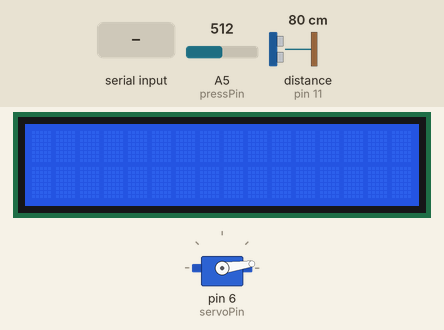
This sketch was run on a simulated Arduino Uno, built with avr-gcc and run on an emulated ATmega328P. On the bench: servo, 16×2 character LCD. Wiring (inferred from the names in the program): ultrasonic range finder: trigger pin 10; echo pin 11. The inputs (shaded band) are chosen by the test bench; at power-on: distance to the obstacle (sensor on pin 11) 80 cm, A5 (pressPin) = 512. The echo pulse lasts 58.3 µs per cm; what the sketch prints to the serial monitor is not drawn.

Above: at 1.2 s.
1.3 s: distance to the obstacle (sensor on pin 11) set to 12 cm
2.8 s: distance to the obstacle (sensor on pin 11) set to 9 cm
At 4.4 s:
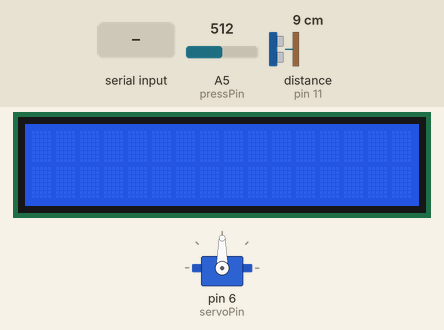
4.7 s: "1\n" received over Serial
At 5.4 s:
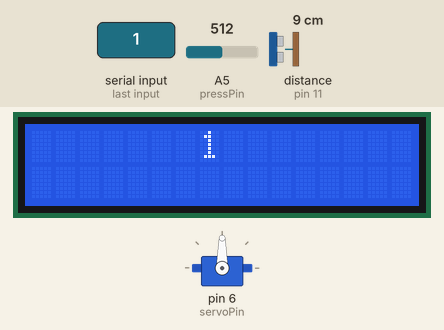
6.2 s: "0\n" received over Serial
At 6.6 s:
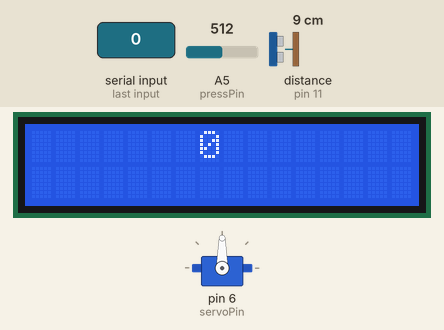
7.7 s: distance to the obstacle (sensor on pin 11) set to 250 cm
At 8.9 s:
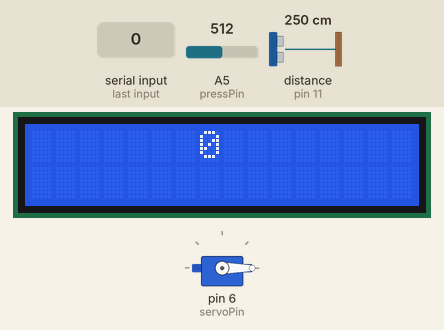
Timing chart, 0 to 10.7 s (numbered marks = the images above; inputs shaded):
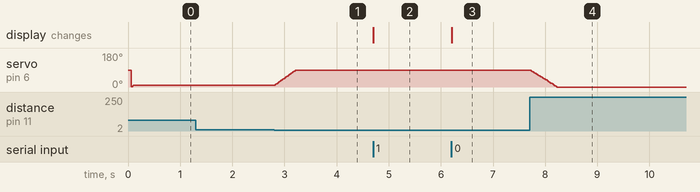

Measured:
- the behaviour switches between 11 and 10 cm on distance to the obstacle (sensor on pin 11) (found by bisection; images 0 and 1)
- after the input at 1.3 s, every drawn part: stays the same
- after the input at 2.8 s, servo on pin 6 (servoPin): moves from 8° to 90° over 0.41 s, starting at once
- after the input at 4.7 s, the display: changes at once (image 2)
- after the input at 6.2 s, the display: changes at once (image 3)
- after the input at 7.7 s, servo on pin 6 (servoPin): moves from 90° to 0° over 0.51 s, starting at once

The sketch:

testArduinoCode.ino
```cpp
#include <Servo.h>
#include <LiquidCrystal.h>

Servo myservo;
const int servoPin = 6;
int pos = 0;

const int trigPin = 10;
const int echoPin = 11;

const int pressPin = A5;

unsigned long sensorTime = 0;
unsigned long servoTime = 0;
bool increasing = true;

float duration, distance;
int pressure;

const int rs = 9, en = 8, d4 = 5, d5 = 4, d6 = 3, d7 = 2;
LiquidCrystal lcd(rs, en, d4, d5, d6, d7);
String name = "", previousName = "";
int offset;

void setup() {
  Serial.begin(9600);

  pinMode(trigPin, OUTPUT);
  pinMode(echoPin, INPUT);
  pinMode(pressPin, INPUT);
  myservo.attach(servoPin);

  if (Serial.available() <= 0){
    // send a starting message
    Serial.println("0,0");
  }
  lcd.begin(16, 2);
}

void loop() {
  unsigned long time = millis();

  int interval1 = 100;
  if (time - sensorTime >= interval1) {
    // save the last time you blinked the LED
    sensorTime = time;
    digitalWrite(trigPin, LOW);
    delayMicroseconds(2);
    digitalWrite(trigPin, HIGH);
    delayMicroseconds(10);
    digitalWrite(trigPin, LOW);

    duration = pulseIn(echoPin, HIGH);
    distance = (duration*.0343)/2;
    pressure = analogRead(pressPin);
    // Serial.print("Distance: ");
    Serial.print(distance);
    // Serial.print("  Pressure: ");
    Serial.print(',');
    Serial.println(pressure);
  }

  int servInt = 5;

  // check if it's time to update the servo position

  if (time - servoTime >= servInt) {
    servoTime = time; // update the last move time

    if (distance <= 10 && increasing) {
      pos++; // increment position
      if (pos >= 90) {
        increasing = false; // change direction
      }
    } else if (distance > 10 && !increasing){
      pos--; // decrement position
      if (pos <= 0) {
        increasing = true; // change direction
      }
    }
    myservo.write(pos); // move the servo to the new position

  }

  if (Serial.available()){
    name = Serial.readStringUntil('\n');
    name.trim();
    // only update LCD if the name has changed
    if (name != previousName) {
      previousName = name;                // update the last displayed name
      int offset = (16 - name.length()) / 2; // center-align the name
      lcd.setCursor(0, 0);                // reset to the first row
      lcd.print("                ");      // clear the row without lcd.clear()
      lcd.setCursor(offset, 0);           // position the cursor
      lcd.print(name);                     // display the new name
    }

  }


}
```
